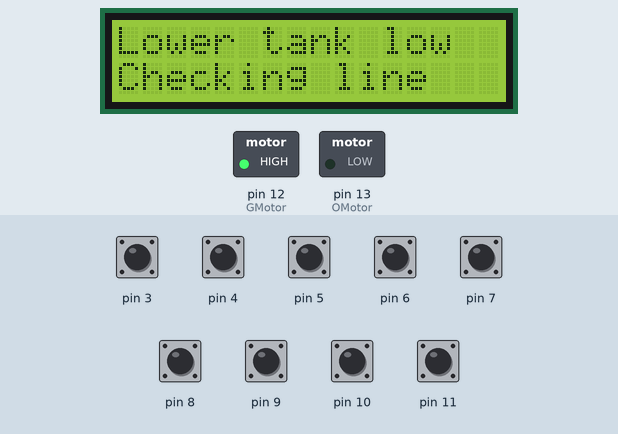
Recording of a sketch running on a simulated Arduino Uno, built with avr-gcc and run on an emulated ATmega328P. On the bench: 16×2 character LCD, switched loads named in the sketch (green lamp = pin HIGH). Dashed ring = blinking. The test bench sets the inputs (shaded band); at power-on: pin 3–11 HIGH.

Above: at 1.2 s.
1.3 s: pin 3 pulled LOW for 1 s
At 2.6 s:
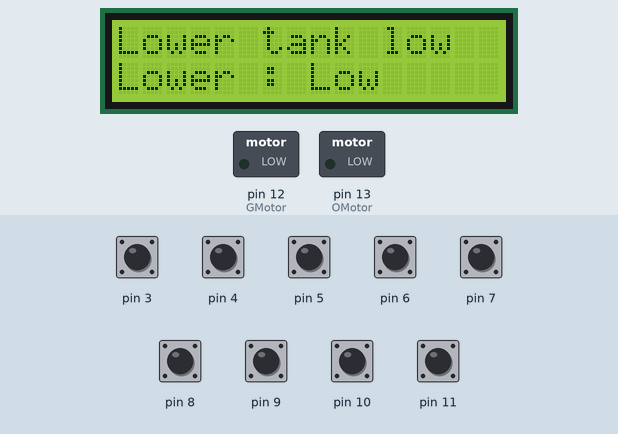
5.5 s: pin 4 pulled LOW for 1 s
At 6.9 s:
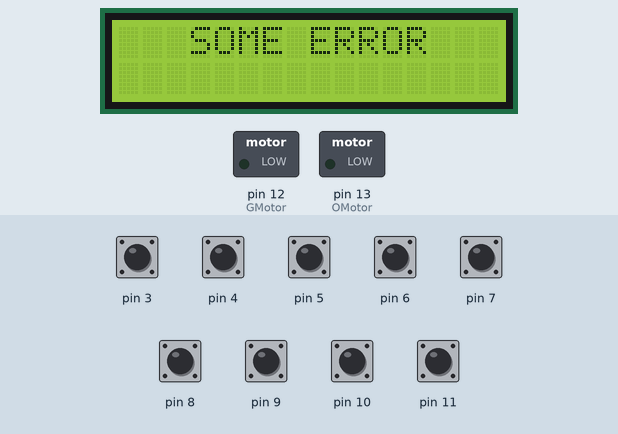
8.0 s: pin 3 pulled LOW for 1 s
At 11.0 s:
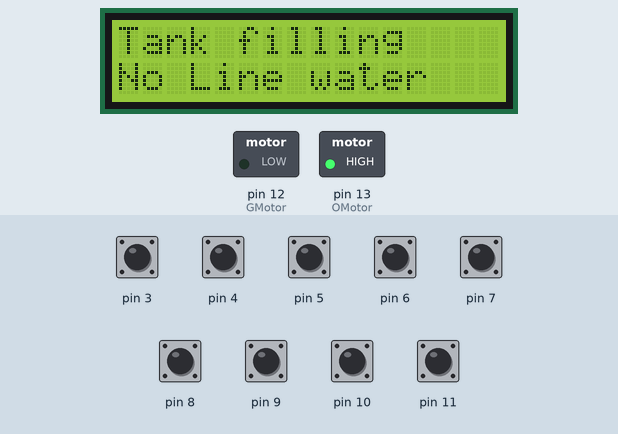
11.3 s: pin 11 pulled LOW for 1 s
14.0 s: pin 5 pulled LOW for 1 s
At 14.55 s:
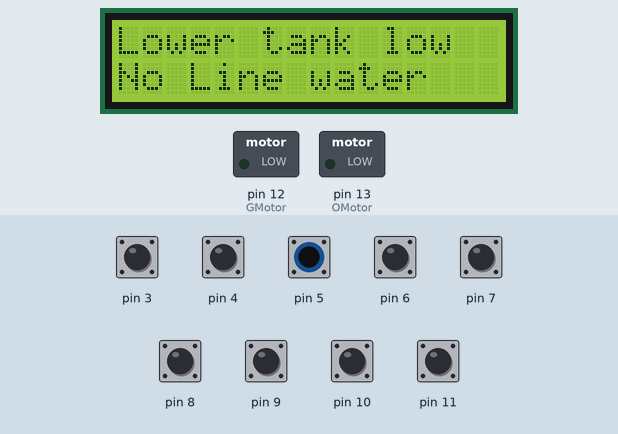
17.1 s: pin 7 pulled LOW for 1 s
At 18.2 s:
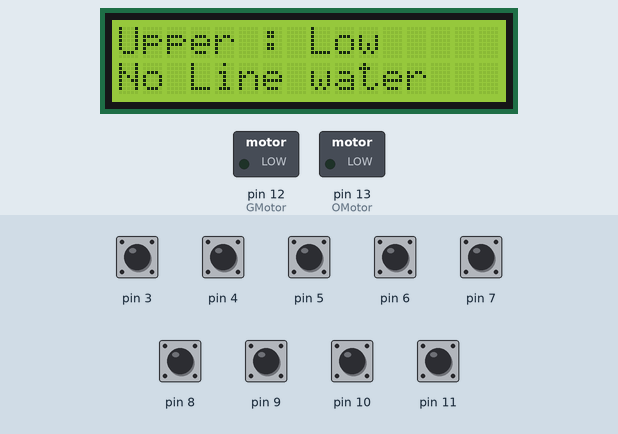
Timing chart, 0 to 21.4 s (numbered marks = the images above; inputs shaded):
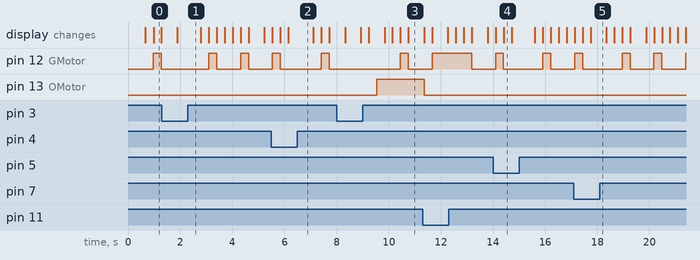

Measured:
- after the input at 1.3 s, the display: changes after 0.59 s (image 1)
- after the input at 5.5 s, pin 12 (GMotor): LOW → HIGH after 1.9 s, → LOW 0.30 s later; the display: first differs from a run without the input after 0.65 s (image 2)
- after the input at 8.0 s, pin 13 (OMotor): LOW → HIGH after 1.5 s; the display: first changes after 0.32 s (image 3 shows a later state)
- after the input at 14.0 s, pin 12 (GMotor): LOW → HIGH after 1.9 s, → LOW 0.30 s later
- after the input at 17.1 s, the display: first differs from a run without the input after 0.64 s (image 5)
- by itself, pin 12 (GMotor): alternates HIGH for 0.30 s and LOW for 0.91 s

The sketch:

MotorControl.ino
```cpp
#include <Arduino.h>
#include <LiquidCrystal.h>
#include </home/aurangzaib/Documents/arduino/libraries/custom/Streaming/Streaming.h>
//
#define set digitalRead
#define clr !digitalRead
#define var char
//
#define OEmpty (set(7) && set(8) && set(9) && set(10)) // overhead tank empty condition
#define OFull (clr(7) && clr(8) && clr(9) && clr(10)) // overhead tank full condition
#define OHalf (clr(7) && clr(8) && set(9) && set(10)) // overhead tank half condition
#define OOneThird (clr(7) && clr(8) && clr(9) && set(10)) // overhead tank one-third condition
#define OOneFourth (clr(7) && set(8) && set(9) && set(10)) // overhead tank one-fourth condition
//
#define GEmpty (set(3) && set(4) && set(5) && set(6)) // ground tank empty condition
#define GFull (clr(3) && clr(4) && clr(5) && clr(6)) // ground tank full condition
#define GHalf (clr(3) && clr(4) && set(5) && set(6)) // ground tank half condition
#define GOneThird (clr(3 ) && clr(4) && clr(5) && set(6)) // ground tank one-third condition
#define GOneFourth (clr(3) && set(4) && set(5) && set(6)) // ground tank one-fourth condition
//
#define OError ((!OEmpty) && (!OFull) && (!OHalf) && (!OOneThird) && (!OOneFourth))
#define GError ((!GEmpty) && (!GFull) && (!GHalf) && (!GOneThird) && (!GOneFourth))
#define Error  (( OError) || ( GError ))
//
#define off 0 // wrapper
#define on 1
#define ground 0
#define overhead 1
#define OMotor 13
#define GMotor 12
#define Line 11
#define delaynumber 300
//
void LoadOn(unsigned char);   // starting motors and speakers
void LoadOff(unsigned char);   // stopping motors and speakers
char LineCheck();
void OClearScreen();  // to clear lcd portion for overhead tank
void GClearScreen();  // to clear lcd portion for ground tank
//
LiquidCrystal lcd(A0, A1, A2, A3, A4, A5);   // RS E D4 D5 D6 D7
void setup() {
    for(var pin = 3 ; pin <= 11 ; pin += 1) {
        pinMode(pin , INPUT_PULLUP);
    }
    for(int i = 3 ; i <= 11 ; i += 1) {
        digitalWrite(i , HIGH);  // make all sensors high initially
    }
    pinMode(GMotor , OUTPUT);   // GMotor
    pinMode(OMotor , OUTPUT);   // OMotor
    lcd.begin(16 , 2);   // 16x2 lcd
    lcd.clear();
}

void loop() {
    if(OFull) {
        // overhead-tank full condition
        delay(delaynumber);
        if(OFull) {
            // overhead-tank full condition
            OClearScreen(); // row 1 clear
            lcd << "Upper : Full" ;
            delay(delaynumber);
            LoadOff(overhead);
        }
    }
    if(GFull) {
        // ground-tank full condition
        delay(delaynumber);
        if(GFull) {
            // ground-tank full condition
            GClearScreen();
            lcd << "Lower : Full" ;
            delay(delaynumber);
            LoadOff(ground);
        }
    }
    //----------------------------------------------------------------  One-third conditions
    if(OOneThird) {
        // overhead-tank onethird condition
        delay(delaynumber);
        if(OOneThird) {
            // overhead-tank onethird condition
            OClearScreen();
            lcd << "Upper : Medium" ;
            delay(delaynumber);
        }
    }
    if(GOneThird) {
        // ground-tank onethird condition
        delay(delaynumber);
        if(GOneThird) {
            // ground-tank onethird condition
            GClearScreen();
            lcd << "Lower : Medium" ;
            delay(delaynumber);
        }
    }
    //----------------------------------------------------------------  Half conditions
    if(OHalf) {
        // overhead-tank half condition
        delay(delaynumber);
        if(OHalf) {
            // overhead-tank half condition
            OClearScreen();
            lcd << "Upper : Half" ;
            delay(delaynumber);
        }
    }
    if(GHalf) {
        // ground-tank half condition
        delay(delaynumber);
        if(GHalf) {
            // ground-tank half condition
            GClearScreen();
            lcd << "Lower : Half" ;
            delay(delaynumber);
        }
    }
    //----------------------------------------------------------------  One forth conditions
    if(OOneFourth) {
        delay(delaynumber);
        if(OOneFourth) {
            OClearScreen();
            lcd << "Upper : Low" ;
            delay(delaynumber);
        }
    }
    if(GOneFourth) {
        delay(delaynumber);
        if(GOneFourth) {
            GClearScreen();
            lcd << "Lower : Low" ;
            delay(delaynumber);
        }
    }
    //----------------------------------------------------------------  Empty conditions
    if(OEmpty) {
        // overhead-tank empty condition
        delay(delaynumber);
        if(OEmpty) {
            // overhead-tank empty condition
            if(GFull || GOneThird || GHalf || GOneFourth) {
                // checking lower tank for sufficient water
                OClearScreen();
                lcd << "Upper : Very Low" ;
                delay(delaynumber);
                OClearScreen();
                lcd << "Tank filling" ;
                delay(delaynumber);
                LoadOn(overhead);
            } else if(GEmpty) {
                // conditions when not to run upper motor
                delay(delaynumber);
                if(GEmpty) {
                    // conditions when not to run upper motor
                    LoadOff(overhead);
                    OClearScreen();
                    lcd << "Motor can't run";
                    delay(delaynumber);
                    OClearScreen();
                    lcd << "Lower tank low";
                    unsigned char check = LineCheck();
                    if(check == on) {
                        LoadOn(ground);
                    } else if(check == off) {
                        LoadOff(ground);
                        GClearScreen();
                        lcd << "No Line water";
                    }
                }
            }
        }
    }
    if(GEmpty) {
        // ground-tank empty condition
        delay(delaynumber);
        if(GEmpty) {
            // ground-tank empty condition
            GClearScreen();
            lcd << "lower : Very Low";
            delay(delaynumber);
            GClearScreen();
            lcd << "Tank filling";
            delay(delaynumber);
            unsigned char check = LineCheck();
            if(check == on) {
                LoadOn(ground);
            } else if(check == off) {
                LoadOff(ground);
                GClearScreen();
                lcd << "No Line water";
            }
        }
    }
    //-----------------------------------------------------------------  faulty conditions
    if(Error) {
        delay(delaynumber);
        if(Error) {
            lcd.clear();
            lcd << "   SOME ERROR";
            LoadOff(ground);
            LoadOff(overhead);
            while(Error);
        }
    }
}

void OClearScreen() {
    lcd.setCursor(0 , 0);  // selecting just upper portion of lcd
    lcd << "                   "; // gives effect of clear upper lcd row
    lcd.setCursor(0 , 0);
}

///  ____________________________________________________________________________________________ GROUND SCREEN CLEAR
void GClearScreen() {
    lcd.setCursor(0, 1); // selecting just lower portion of lcd
    lcd << "                     "; // gives effect of clear lower lcd row
    lcd.setCursor(0, 1);
}

char LineCheck() {
    LoadOn(ground); // running ground motor for 1 minute
    GClearScreen();
    lcd << "Checking line";
    delay(300);
    if(clr(11)) {
        return on;
    }
    return off; // else if ( LineOff ) { return off ; }
}

void LoadOn(unsigned char number) {
    if(number == overhead) {
        digitalWrite(OMotor , HIGH);
    } else if(number == ground) {
        digitalWrite(GMotor , HIGH);
    }
}

void LoadOff(unsigned char number) {
    if(number == overhead) {
        digitalWrite(OMotor , LOW);
    } else if(number == ground) {
        digitalWrite(GMotor , LOW);
    }
}
```
